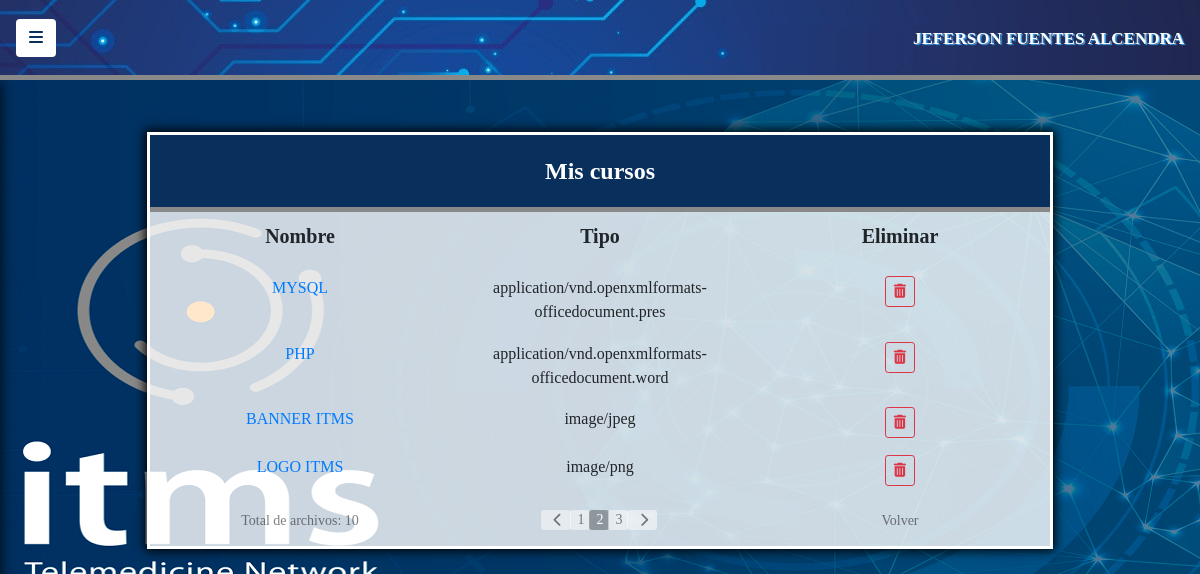
/public/views/mis_cursos?pagina=2 (signed in), run on the app's committed database.
### tables this page shows
CREATE TABLE `archivos` (
  `id_archivo` int(6) NOT NULL,
  `nombre_archivo` varchar(100) NOT NULL,
  `ruta` varchar(200) NOT NULL,
  `tipo` varchar(50) NOT NULL,
  `tamaño` int(9) NOT NULL,
  `documento` varchar(11) NOT NULL
);

### public/models/mis_cursos.php (the view, shortened to what this page needs)
<!DOCTYPE html>
<html lang="en">
<head>
	<link rel="stylesheet" href="../../vendor/css/bootstrap.min.css">
	<link rel="stylesheet" href="../../css/estilos.css">
	<link rel="stylesheet" href="../../css/simple-sidebar.css">
</head>
<body>
		<div class="container div color3">
		<div class="row b_bottom">
			<div class="col-sm-12 encabezado">
				Mis cursos
			</div>
		</div>
		<div class="row espacio2" style="font-size: 20px">
			<div class="col-sm-4 t_centro negrilla">
				<label>Nombre</label>
			</div>
			<div class="col-sm-4 t_centro negrilla">
				<label>Tipo</label>
			</div>
			<div class="col-sm-4 t_centro negrilla">
				<label>Eliminar</label>
			</div>
		</div>
<?php
	$conexion = new PDO ("mysql:host=localhost; dbname=itms_capacitacion", "root", "");
	$conexion -> setAttribute(PDO::ATTR_ERRMODE, PDO::ERRMODE_EXCEPTION);
	$conexion -> exec("SET CHARACTER SET utf8");
	$directorio = "../../cursos/";
	$documento = $_SESSION["documento"];
	$por_pagina = "4";
	$pagina_inicial = 1;
	$raiz = "itms_capacitacion/";
		if(isset($_GET["pagina"])){
			if ($_GET["pagina"] == "1") {
			}else{
				$pagina_inicial = $_GET["pagina"];
			}
		}else{
			$pagina_inicial = "1";
		}
	$inicio_registro = ($pagina_inicial - 1) * $por_pagina;
	$sql = "SELECT * FROM archivos WHERE documento = '$documento'";
	$resultado = $conexion -> prepare($sql);
	$resultado -> execute(array());
	$num_registros = $resultado -> rowCount();
	$total_paginas = ceil($num_registros/$por_pagina);
	$sql2 = "SELECT * FROM archivos WHERE documento = '$documento' LIMIT $inicio_registro, $por_pagina";
	$resultado2 = $conexion -> prepare($sql2);
	$resultado2 -> execute(array());
	while ($registro2 = $resultado2 -> fetch(PDO::FETCH_ASSOC)) {
		$nnombre = stripcslashes($registro2["nombre_archivo"]);
		$rruta = stripcslashes($registro2["ruta"]);
		$ttipo = stripcslashes($registro2["tipo"]);
	echo "<div class='row espacio'>";
	echo"<div class='col-sm-4 t_centro'>";
		echo "<a href=\"".$raiz .$directorio .$rruta."\" target='blanck' class='a_cursos' title='Abrir Archivo'>".$nnombre."<br></a>";
	echo "</div>";
	echo "<div class='col-sm-4 t_centro'>";
		echo "$ttipo";
	echo "</div>";
	echo "<div class='col-sm-4 t_centro'>";
		echo "<a href='../models/eliminar_archivo.php?eliminar=".$registro2['id_archivo']."' class='btn btn-sm btn-outline-danger' onclick='return eliminar()' title='Eliminar Archivo'><i class='fas fa-trash-alt'></i></a>";
	echo "</div>";
	echo "</div>";
	}
?>
<br>
<div class="row centro">
	<div class="col-sm-4 t_centro links2">
		<?php
			echo "Total de archivos: $num_registros";
		?>
	</div>
	<div class="col-sm-4 t_centro">
	<?php
		$pagina_actual = isset($_GET['pagina']) ? $_GET['pagina'] : '1';
		echo "<div class='row centro'>";
			echo "<ul class='pagination pag'>";
			if ($pagina_actual != 1) {
				echo "<li><a class='btn btn-sm page-link flecha' href='mis_cursos?pagina=".($pagina_actual-1)."'>";
					echo "<i class='fas fa-chevron-left'></i></i>";
				echo "</a>";
			}else{
				echo "<li><a class='btn btn-sm page-link b_disabled' disabled>";
					echo "<i class='fas fa-chevron-left'></i></i>";
				echo "</a>";
			}
			echo "<li class='page-item'>";
			for ($i=1; $i <= $total_paginas; $i++) {
				if($pagina_actual == $i){
					echo "<li><a class='btn btn-sm page-link pagina active' href='mis_cursos?pagina=".$i."'>".$i."</a>";
				}else{
					echo "<li><a class='btn btn-sm page-link pagina' href='mis_cursos?pagina=".$i."'>".$i."</a>";
				}
			}
			if ($pagina_actual != $total_paginas) {
				echo "<li><a class='btn btn-sm page-link flecha' href='mis_cursos?pagina=".($pagina_actual+1)." '>";
					echo "<i class='fas fa-chevron-right'></i></i>";
				echo "</a>";
			}else{
				echo "<li><a class='btn btn-sm page-link b_disabled' disabled>";
					echo "<i class='fas fa-chevron-right'></i>";
				echo "</a>";
			}
			echo "</ul>";
			echo "</div>";
	?>
	</div>
	<div class="col-sm-4 t_centro links2">
		<a href="../views/home" class="links">Volver</a>
	</div>
</div>
</div>
<br>
<br>
</body>
</html>

### css/estilos.css (style rules this page uses)
* { box-sizing: border-box; -webkit-box-sizing: border-box; -moz-box-sizing: border-box; margin: 0; padding: 0; font-family: "Corbel"; }
body { background-image: url("../files/img/Wallpaper3.png"); }
.color3 { background: rgba(255, 255, 255, 0.8); }
.div { width: 75%; margin-top: 2.6%; box-shadow:0 0 0 3px #fff, 0 0 10px 5px #000; }
.negrilla { font-weight: bold; }
.encabezado { color: #fff; text-align: center; padding-top: 2%; padding-bottom: 2%; font-size: 24px; font-weight: bold; background: #092F5D; }
.espacio { padding-top: 2% }
.espacio2 { padding-top: 1%; }
.centro { justify-content: center; }
.t_centro { text-align: center; }
.b_bottom { border-bottom: 5px solid #898989; }
.links { text-decoration: none; color:rgba(0, 0, 0, 0.5); font-size: 14px; }
.links2 { text-decoration: none; color:rgba(0, 0, 0, 0.5); font-size: 14px; }
div ul li .pagina { background: rgba(255, 255, 255, 0.5); height: 20px; width: 20px; padding-top: 0.5px; padding-left: 7px; border:none; color:rgba(0, 0, 0, 0.5); }
div ul li .flecha { background: rgba(255, 255, 255, 0.5); height: 20px; width: 30px; padding-top: 2px; border:none; color:rgba(0, 0, 0, 0.5); }
.active { background: rgba(0, 0, 0, 0.3) !important; color: #fff !important; }
.a_cursos { text-decoration: none; }

### css/simple-sidebar.css (style rules this page uses)
body { overflow-x: hidden; }

### data on the page
archivos: nombre_archivo "MYSQL", tipo "application/vnd.openxmlformats-officedocument.pres"
archivos: nombre_archivo "PHP", tipo "application/vnd.openxmlformats-officedocument.word"
archivos: nombre_archivo "BANNER ITMS", tipo "image/jpeg"
archivos: nombre_archivo "LOGO ITMS", tipo "image/png"

### other printed values
$_SESSION["nombres"] "JEFERSON"
$_SESSION["apellidos"] "FUENTES ALCENDRA"
$num_registros "10"
